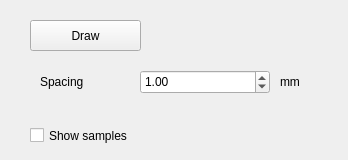
    <widget class="QWidget" name="tab">
     <attribute name="title">
      <string>Draw</string>
     </attribute>
     <widget class="QPushButton" name="pushButton_draw_sample_polygon">
      <property name="enabled">
       <bool>true</bool>
      </property>
      <property name="geometry">
       <rect>
        <x>30</x>
        <y>20</y>
        <width>111</width>
        <height>31</height>
       </rect>
      </property>
      <property name="text">
       <string>Draw</string>
      </property>
      <property name="checkable">
       <bool>true</bool>
      </property>
     </widget>
     <widget class="QDoubleSpinBox" name="spinBox_draw_spacing">
      <property name="geometry">
       <rect>
        <x>140</x>
        <y>70</y>
        <width>130</width>
        <height>24</height>
       </rect>
      </property>
      <property name="maximumSize">
       <size>
        <width>130</width>
        <height>24</height>
       </size>
      </property>
      <property name="value">
       <double>1.000000000000000</double>
      </property>
     </widget>
     <widget class="QLabel" name="label_166">
      <property name="geometry">
       <rect>
        <x>40</x>
        <y>70</y>
        <width>59</width>
        <height>24</height>
       </rect>
      </property>
      <property name="maximumSize">
       <size>
        <width>16777215</width>
        <height>24</height>
       </size>
      </property>
      <property name="text">
       <string>Spacing</string>
      </property>
     </widget>
     <widget class="QLabel" name="label_167">
      <property name="geometry">
       <rect>
        <x>280</x>
        <y>70</y>
        <width>59</width>
        <height>24</height>
       </rect>
      </property>
      <property name="maximumSize">
       <size>
        <width>16777215</width>
        <height>24</height>
       </size>
      </property>
      <property name="text">
       <string>mm</string>
      </property>
     </widget>
     <widget class="QCheckBox" name="checkBox_show_samples">
      <property name="enabled">
       <bool>true</bool>
      </property>
      <property name="geometry">
       <rect>
        <x>30</x>
        <y>120</y>
        <width>151</width>
        <height>31</height>
       </rect>
      </property>
      <property name="text">
       <string>Show samples</string>
      </property>
     </widget>
    </widget>
